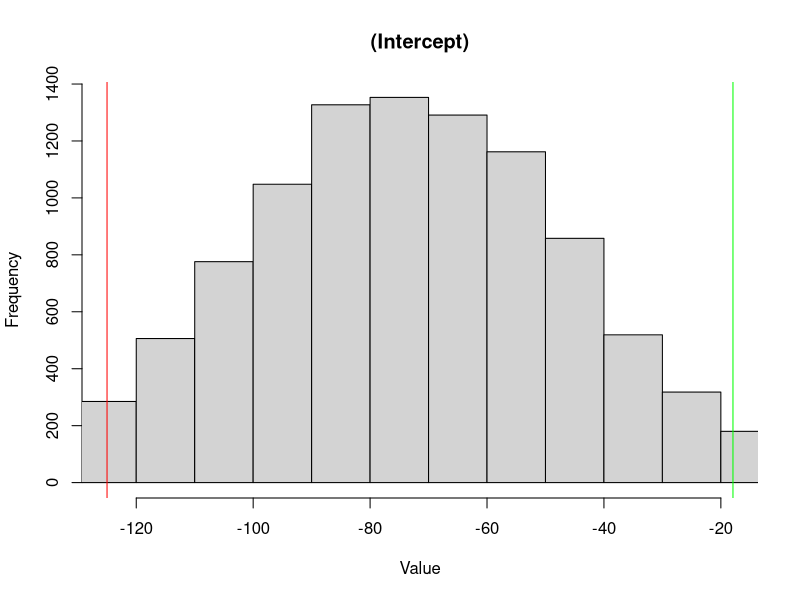
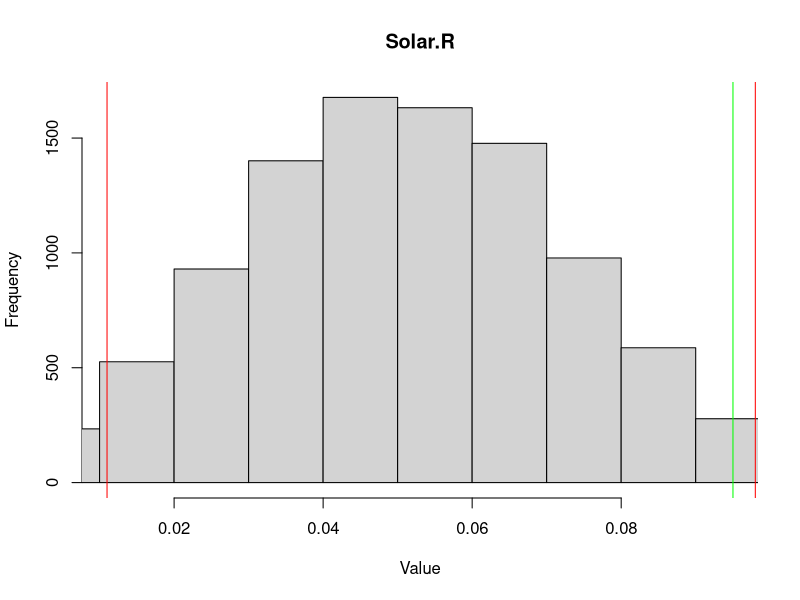
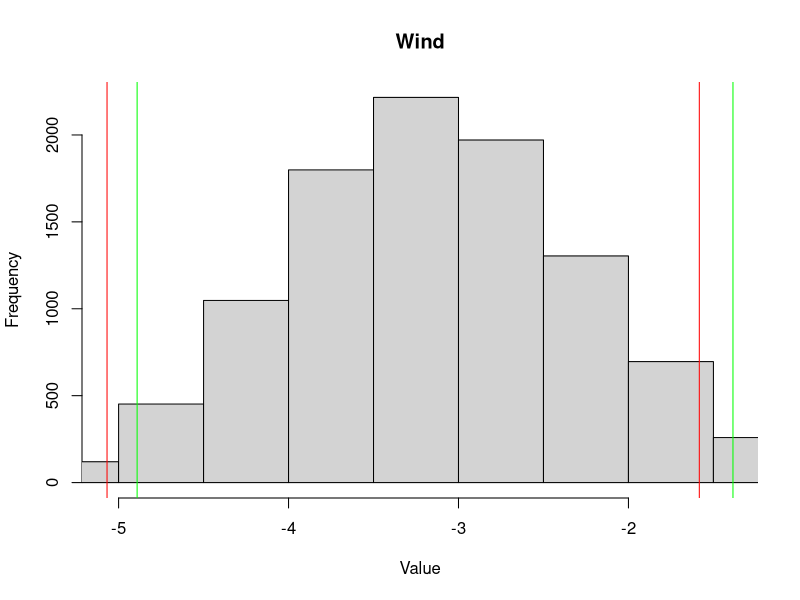
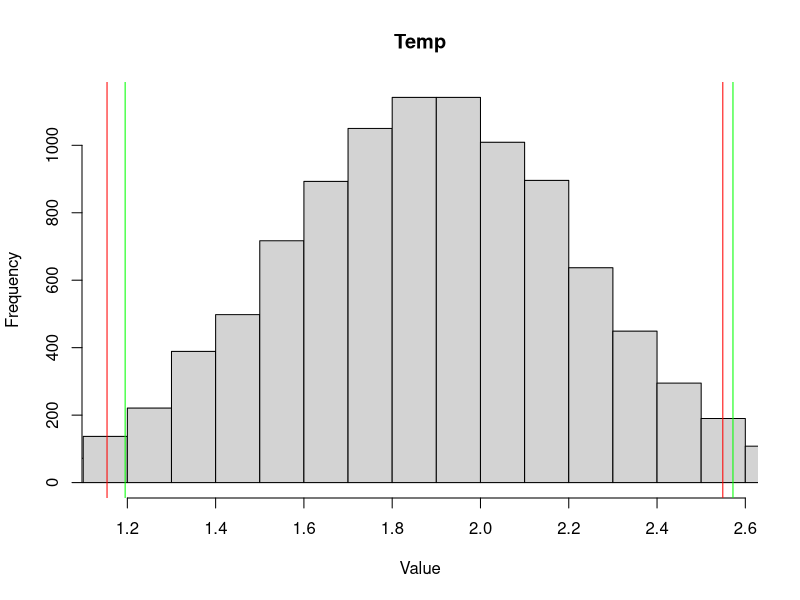
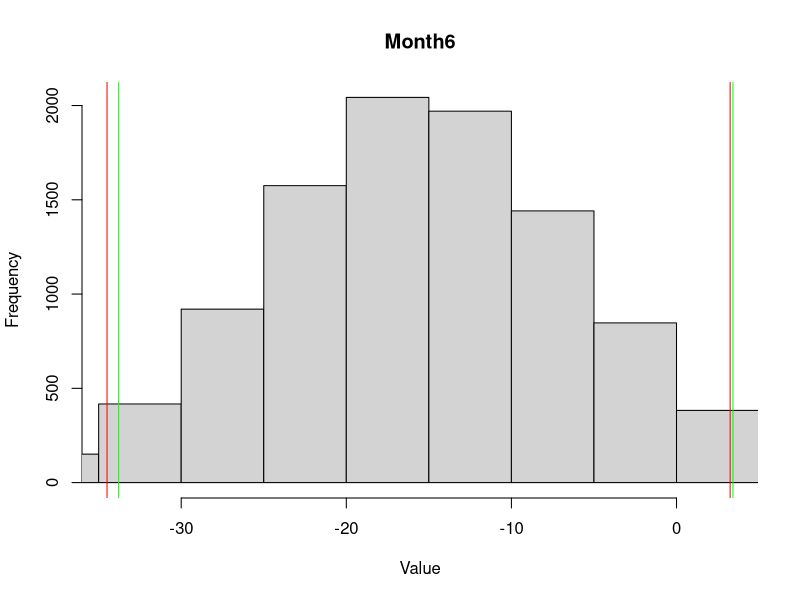
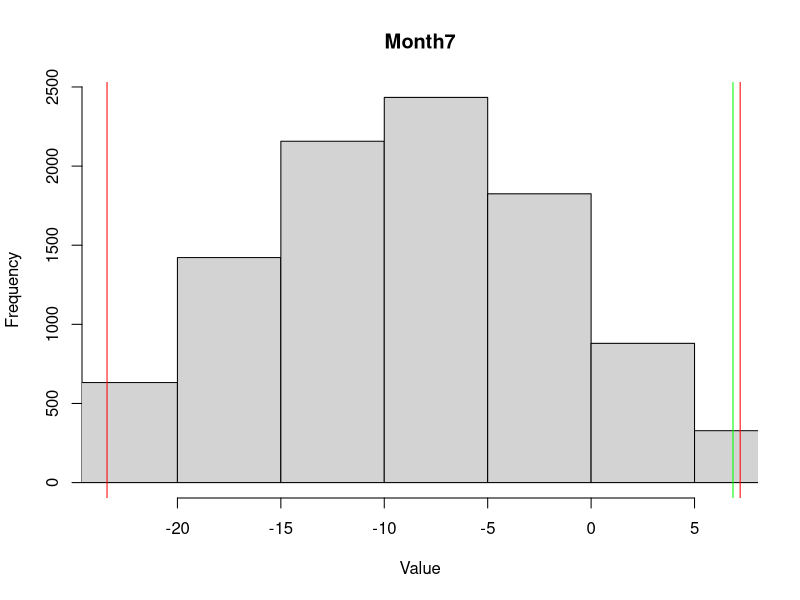
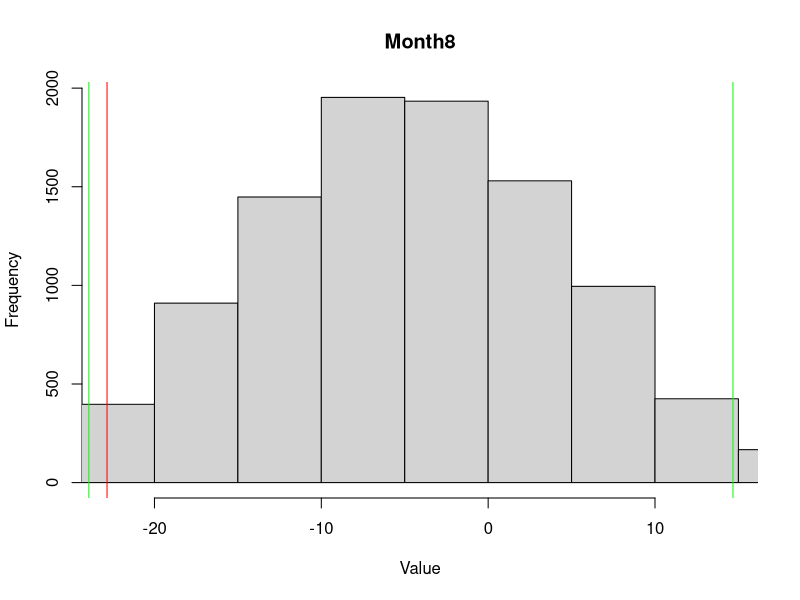
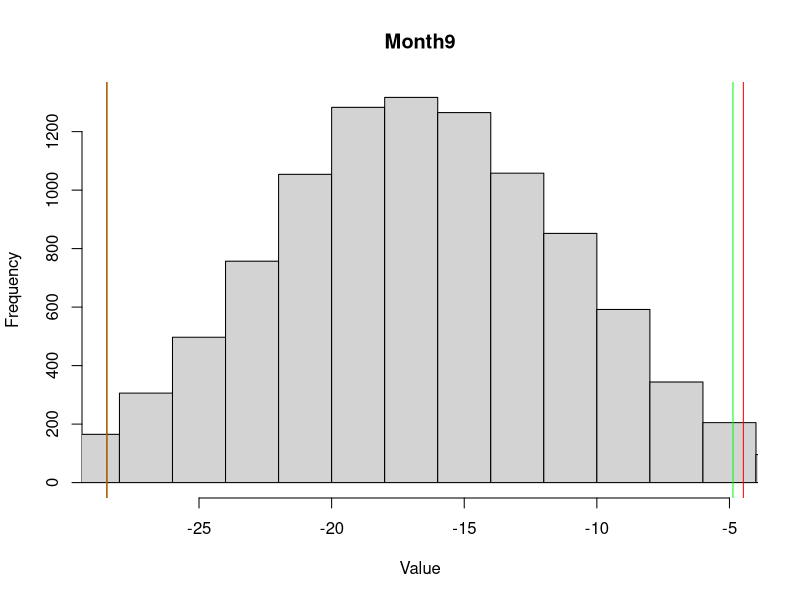

Here is the R script that generated these plots, in order:
## ---- chunk 1
rm(list=ls())
demo <- T
require(MASS)
data("airquality")

require(data.table)
require(tidyverse)
require(broom)

## ---- chunk 2

raw     <- setDT(na.omit(airquality))[,-c("Day")]
raw$Month <- as.factor(raw$Month)
## ---- chunk 3
seed    <- 337337168

n      <- nrow(raw) 
b <- 500 
## ---- chunk 4
fmla <- Ozone ~ .
## ---- chunk 5
set.seed(seed)
t2 <- sample(n, size=b*n, replace=T) 
c2 <- data.table(g=rep(1:b,each=n),idx=t2)
cl.dt <- c2[,tidy(lm(fmla,data=raw[idx,]),conf.int=T), by=g]
if(demo) {summary(cl.dt)
print(cl.dt)}
## ---- chunk 6
set.seed(seed)
t3 <- sample(rep(1:n,b))
c3 <- data.table(g=rep(1:b,each=n),idx=t3)
bal.dt <- c3[,tidy(lm(fmla,data=raw[idx,]),conf.int=T),by=g] 
if(demo) {summary(bal.dt)
print(bal.dt)}
## ---- chunk 7
ciPNP    <- function(v,ci) {  # data vector, 0 < CI < 1
         alpha <- 1-ci                 # area in the tails
         z     <- qnorm(1-alpha/2)     # Z for start of upper tail
         t     <- mean(v)              # for Paramteric
         s     <- sd(v)                # for Parametric
         e     <- mean((v-t)^2) # Adding mse
         lP    <- round(t-z*s,digits = 3)              # lower bound for Parametric CI
         uP    <- round(t+z*s ,3)               # upper bound for Parametric CI
         bNP   <- c(alpha/2,1-alpha/2) # bounds for Non-Parametric CI
         ci    <- quantile(v, bNP)     # actual Non-Parametric CI bounds values
         return(data.table(avg=t,stDev=s,mse=e,loP=lP,     hiP=uP,
                                         loNP=round(ci[1],3), hiNP=round(ci[2],3)) )
         }
## ---- chunk 8
coverage <- 0.95
ci2      <- cl.dt[,ciPNP(estimate,coverage),by=term]
print(ci2)
## ---- chunk 9
ci3      <- bal.dt[,ciPNP(estimate,coverage),by=term]
print(ci3)
## ---- chunk 10
m0 <- lm(fmla,data=raw)  
p0 <- m0$fitted.values  
r0 <- m0$residuals      
bs.dt <- as.data.table(tidy(m0,conf.int=T)) 
summary(m0)
## ---- chunk 11

plot_histogram <- function(df) {
  # loop through each row and create a histogram
  for (i in 1:nrow(df)) {
    hist(
      rnorm(10000, df$avg[i], df$stDev[i]),
      breaks = 20,
      main = df$term[i],
      xlab = "Value",
      ylab = "Frequency",
      xlim = c(df$loNP[i], df$hiP[i])
    )
    abline(v = df$hiP[i], col = "green")
    abline(v = df$loP[i], col = "green")
    abline(v = df$hiNP[i], col = "red")
    abline(v = df$loNP[i], col = "red")
    print(df[i])
  }
}

## ---- chunk 12
plot_histogram(ci2)
## ---- chunk 13
plot_histogram(ci3)
